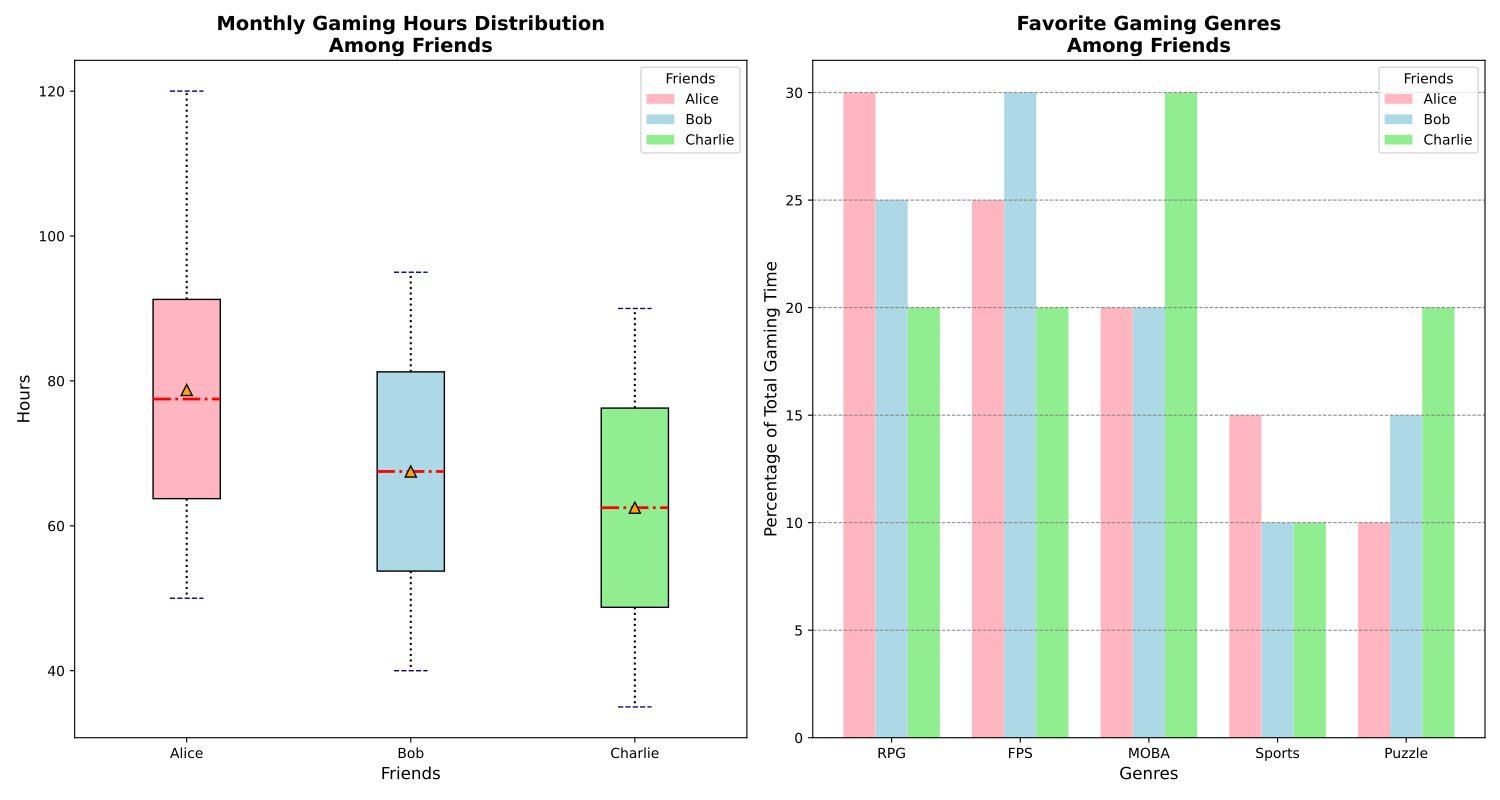

Source code (Python):
import matplotlib.pyplot as plt
import numpy as np
from matplotlib.patches import Patch

friends = ['Alice', 'Bob', 'Charlie']
alice_hours = [50, 60, 55, 70, 65, 80, 75, 90, 85, 100, 95, 120]
bob_hours = [40, 45, 50, 55, 60, 65, 70, 75, 80, 85, 90, 95]
charlie_hours = [35, 40, 45, 50, 55, 60, 65, 70, 75, 80, 85, 90]
genres = ['RPG', 'FPS', 'MOBA', 'Sports', 'Puzzle']
alice_genres = [30, 25, 20, 15, 10]
bob_genres = [25, 30, 20, 10, 15]
charlie_genres = [20, 20, 30, 10, 20]

fig, (ax1, ax2) = plt.subplots(1, 2, figsize=(15, 8))

data = [alice_hours, bob_hours, charlie_hours]
box = ax1.boxplot(data, vert=True, patch_artist=True, labels=friends, showmeans=True)

# New set of colors
new_colors = ['lightpink', 'lightblue', 'lightgreen']
for patch, color in zip(box['boxes'], new_colors):
    patch.set_facecolor(color)

ax1.set_title("Monthly Gaming Hours Distribution\nAmong Friends", fontsize=14, fontweight='bold')
ax1.set_xlabel("Friends", fontsize=12)
ax1.set_ylabel("Hours", fontsize=12)

plt.setp(box['whiskers'], color='black', linestyle='dotted', linewidth=1.5)
plt.setp(box['caps'], color='darkblue', linestyle='dashed', linewidth=1)
plt.setp(box['medians'], color='red', linewidth=2, linestyle='-.')
plt.setp(box['means'], marker='^', markerfacecolor='orange', markeredgecolor='black', markersize=8)

legend_elements = [Patch(facecolor=color, label=friend) for color, friend in zip(new_colors, friends)]
ax1.legend(handles=legend_elements, title='Friends', loc='upper right', fontsize=10)

X = np.arange(len(genres))
bar_width = 0.25
offset = bar_width * np.arange(len(friends))

ax2.bar(X + offset[0], alice_genres, width=bar_width, label='Alice', color=new_colors[0])  # Changed color
ax2.bar(X + offset[1], bob_genres, width=bar_width, label='Bob', color=new_colors[1])  # Changed color
ax2.bar(X + offset[2], charlie_genres, width=bar_width, label='Charlie', color=new_colors[2])  # Changed color

ax2.set_title("Favorite Gaming Genres\nAmong Friends", fontsize=14, fontweight='bold')
ax2.set_xlabel("Genres", fontsize=12)
ax2.set_ylabel("Percentage of Total Gaming Time", fontsize=12)
ax2.set_xticks(X + bar_width)
ax2.set_xticklabels(genres)

ax2.legend(title='Friends', fontsize=10)
ax2.grid(axis='y', linestyle='--', color='grey', linewidth=0.7)

plt.tight_layout()
plt.show()
